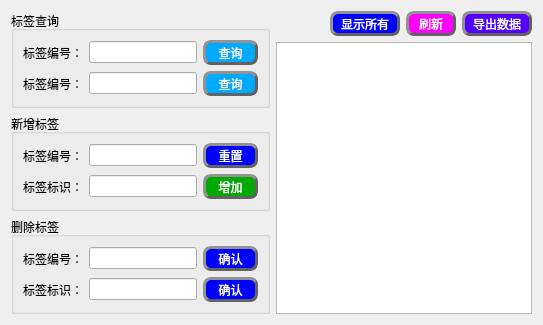
     <widget class="QWidget" name="tab">
      <attribute name="icon">
       <iconset resource="../res/resources.qrc">
        <normaloff>:/icons/s5.png</normaloff>:/icons/s5.png</iconset>
      </attribute>
      <attribute name="title">
       <string/>
      </attribute>
      <layout class="QVBoxLayout" name="verticalLayout_11">
       <item>
        <layout class="QHBoxLayout" name="horizontalLayout_21">
         <item>
          <layout class="QVBoxLayout" name="verticalLayout_10">
           <item>
            <widget class="QGroupBox" name="groupBox_7">
             <property name="sizePolicy">
              <sizepolicy hsizetype="Maximum" vsizetype="Preferred">
               <horstretch>0</horstretch>
               <verstretch>0</verstretch>
              </sizepolicy>
             </property>
             <property name="maximumSize">
              <size>
               <width>16777214</width>
               <height>16777215</height>
              </size>
             </property>
             <property name="styleSheet">
              <string notr="true"/>
             </property>
             <property name="title">
              <string>标签查询</string>
             </property>
             <layout class="QGridLayout" name="gridLayout_11">
              <item row="0" column="0">
               <layout class="QHBoxLayout" name="horizontalLayout_14">
                <item>
                 <widget class="QLabel" name="label_9">
                  <property name="text">
                   <string>标签编号：</string>
                  </property>
                 </widget>
                </item>
                <item>
                 <widget class="QLineEdit" name="lineEdit_9"/>
                </item>
                <item>
                 <widget class="QPushButton" name="pushButton_49">
                  <property name="minimumSize">
                   <size>
                    <width>55</width>
                    <height>25</height>
                   </size>
                  </property>
                  <property name="styleSheet">
                   <string notr="true">QPushButton{
font: 75 10pt &quot;微软雅黑&quot;;
color:rgb(255, 255, 255);
background-color: rgb(0, 170, 255);
border-radius: 8px;
border: 3px groove rgb(98, 98, 98);
border-style: outset;
}
QPushButton:pressed{
border-style: inset;
}
QPushButton:hover{
background-color:rgb(255, 170, 0);
}

</string>
                  </property>
                  <property name="text">
                   <string>查询</string>
                  </property>
                 </widget>
                </item>
               </layout>
              </item>
              <item row="1" column="0">
               <layout class="QHBoxLayout" name="horizontalLayout_15">
                <item>
                 <widget class="QLabel" name="label_10">
                  <property name="text">
                   <string>标签编号：</string>
                  </property>
                 </widget>
                </item>
                <item>
                 <widget class="QLineEdit" name="lineEdit_10"/>
                </item>
                <item>
                 <widget class="QPushButton" name="pushButton_43">
                  <property name="minimumSize">
                   <size>
                    <width>55</width>
                    <height>25</height>
                   </size>
                  </property>
                  <property name="styleSheet">
                   <string notr="true">QPushButton{
font: 75 10pt &quot;微软雅黑&quot;;
color:rgb(255, 255, 255);
background-color: rgb(0, 170, 255);
border-radius: 8px;
border: 3px groove rgb(98, 98, 98);
border-style: outset;
}
QPushButton:pressed{
border-style: inset;
}
QPushButton:hover{
background-color:rgb(255, 170, 0);
}

</string>
                  </property>
                  <property name="text">
                   <string>查询</string>
                  </property>
                 </widget>
                </item>
               </layout>
              </item>
             </layout>
            </widget>
           </item>
           <item>
            <widget class="QGroupBox" name="groupBox_6">
             <property name="sizePolicy">
              <sizepolicy hsizetype="Maximum" vsizetype="Preferred">
               <horstretch>0</horstretch>
               <verstretch>0</verstretch>
              </sizepolicy>
             </property>
             <property name="title">
              <string>新增标签</string>
             </property>
             <layout class="QGridLayout" name="gridLayout_12">
              <item row="0" column="0">
               <layout class="QHBoxLayout" name="horizontalLayout_17">
                <item>
                 <widget class="QLabel" name="label_7">
                  <property name="text">
                   <string>标签编号：</string>
                  </property>
                 </widget>
                </item>
                <item>
                 <widget class="QLineEdit" name="lineEdit_7"/>
                </item>
                <item>
                 <widget class="QPushButton" name="pushButton_46">
                  <property name="minimumSize">
                   <size>
                    <width>55</width>
                    <height>25</height>
                   </size>
                  </property>
                  <property name="styleSheet">
                   <string notr="true">QPushButton{
font: 75 10pt &quot;微软雅黑&quot;;
color:rgb(255, 255, 255);
background-color:rgb(0, 0, 255);
border-radius: 8px;
border: 3px groove rgb(98, 98, 98);
border-style: outset;
}
QPushButton:pressed{
border-style: inset;
}
QPushButton:hover{
background-color:rgb(255, 170, 0);
}

</string>
                  </property>
                  <property name="text">
                   <string>重置</string>
                  </property>
                 </widget>
                </item>
               </layout>
              </item>
              <item row="1" column="0">
               <layout class="QHBoxLayout" name="horizontalLayout_16">
                <item>
                 <widget class="QLabel" name="label_8">
                  <property name="text">
                   <string>标签标识：</string>
                  </property>
                 </widget>
                </item>
                <item>
                 <widget class="QLineEdit" name="lineEdit_8"/>
                </item>
                <item>
                 <widget class="QPushButton" name="pushButton_41">
                  <property name="minimumSize">
                   <size>
                    <width>55</width>
                    <height>25</height>
                   </size>
                  </property>
                  <property name="styleSheet">
                   <string notr="true">QPushButton{
font: 75 10pt &quot;微软雅黑&quot;;
color:rgb(255, 255, 255);
background-color: rgb(0, 170, 0);
border-radius: 8px;
border: 3px groove rgb(98, 98, 98);
border-style: outset;
}
QPushButton:pressed{
border-style: inset;
}
QPushButton:hover{
background-color:rgb(255, 170, 0);
}

</string>
                  </property>
                  <property name="text">
                   <string>增加</string>
                  </property>
                 </widget>
                </item>
               </layout>
              </item>
             </layout>
            </widget>
           </item>
           <item>
            <widget class="QGroupBox" name="groupBox_8">
             <property name="sizePolicy">
              <sizepolicy hsizetype="Maximum" vsizetype="Preferred">
               <horstretch>0</horstretch>
               <verstretch>0</verstretch>
              </sizepolicy>
             </property>
             <property name="title">
              <string>删除标签</string>
             </property>
             <layout class="QGridLayout" name="gridLayout_13">
              <item row="0" column="0">
               <layout class="QHBoxLayout" name="horizontalLayout_19">
                <item>
                 <widget class="QLabel" name="label_12">
                  <property name="text">
                   <string>标签编号：</string>
                  </property>
                 </widget>
                </item>
                <item>
                 <widget class="QLineEdit" name="lineEdit_12"/>
                </item>
                <item>
                 <widget class="QPushButton" name="pushButton_45">
                  <property name="minimumSize">
                   <size>
                    <width>55</width>
                    <height>25</height>
                   </size>
                  </property>
                  <property name="styleSheet">
                   <string notr="true">QPushButton{
font: 75 10pt &quot;微软雅黑&quot;;
color:rgb(255, 255, 255);
background-color:rgb(0, 0, 255);
border-radius: 8px;
border: 3px groove rgb(98, 98, 98);
border-style: outset;
}
QPushButton:pressed{
border-style: inset;
}
QPushButton:hover{
background-color:rgb(255, 170, 0);
}

</string>
                  </property>
                  <property name="text">
                   <string>确认</string>
                  </property>
                 </widget>
                </item>
               </layout>
              </item>
              <item row="1" column="0">
               <layout class="QHBoxLayout" name="horizontalLayout_18">
                <item>
                 <widget class="QLabel" name="label_11">
                  <property name="text">
                   <string>标签标识：</string>
                  </property>
                 </widget>
                </item>
                <item>
                 <widget class="QLineEdit" name="lineEdit_11"/>
                </item>
                <item>
                 <widget class="QPushButton" name="pushButton_44">
                  <property name="minimumSize">
                   <size>
                    <width>55</width>
                    <height>25</height>
                   </size>
                  </property>
                  <property name="styleSheet">
                   <string notr="true">QPushButton{
font: 75 10pt &quot;微软雅黑&quot;;
color:rgb(255, 255, 255);
background-color:rgb(0, 0, 255);
border-radius: 8px;
border: 3px groove rgb(98, 98, 98);
border-style: outset;
}
QPushButton:pressed{
border-style: inset;
}
QPushButton:hover{
background-color:rgb(255, 170, 0);
}

</string>
                  </property>
                  <property name="text">
                   <string>确认</string>
                  </property>
                 </widget>
                </item>
               </layout>
              </item>
             </layout>
            </widget>
           </item>
          </layout>
         </item>
         <item>
          <layout class="QGridLayout" name="gridLayout_14">
           <item row="0" column="0">
            <layout class="QHBoxLayout" name="horizontalLayout_20">
             <item>
              <spacer name="horizontalSpacer_8">
               <property name="orientation">
                <enum>Qt::Horizontal</enum>
               </property>
               <property name="sizeHint" stdset="0">
                <size>
                 <width>40</width>
                 <height>20</height>
                </size>
               </property>
              </spacer>
             </item>
             <item>
              <widget class="QPushButton" name="pushButton_48">
               <property name="minimumSize">
                <size>
                 <width>70</width>
                 <height>25</height>
                </size>
               </property>
               <property name="styleSheet">
                <string notr="true">QPushButton{
font: 75 10pt &quot;微软雅黑&quot;;
color:rgb(255, 255, 255);
background-color:rgb(0, 0, 255);
border-radius: 8px;
border: 3px groove rgb(98, 98, 98);
border-style: outset;
}
QPushButton:pressed{
border-style: inset;
}
QPushButton:hover{
background-color:rgb(255, 170, 0);
}

</string>
               </property>
               <property name="text">
                <string>显示所有</string>
               </property>
              </widget>
             </item>
             <item>
              <widget class="QPushButton" name="pushButton_40">
               <property name="minimumSize">
                <size>
                 <width>50</width>
                 <height>25</height>
                </size>
               </property>
               <property name="styleSheet">
                <string notr="true">QPushButton{
font: 75 10pt &quot;微软雅黑&quot;;
color:rgb(255, 255, 255);
background-color:rgb(255, 0, 255);
border-radius: 8px;
border: 3px groove rgb(98, 98, 98);
border-style: outset;
}
QPushButton:pressed{
border-style: inset;
}
QPushButton:hover{
background-color:rgb(255, 170, 0);
}

</string>
               </property>
               <property name="text">
                <string>刷新</string>
               </property>
              </widget>
             </item>
             <item>
              <widget class="QPushButton" name="pushButton_47">
               <property name="minimumSize">
                <size>
                 <width>70</width>
                 <height>25</height>
                </size>
               </property>
               <property name="styleSheet">
                <string notr="true">QPushButton{
font: 75 10pt &quot;微软雅黑&quot;;
color:rgb(255, 255, 255);
background-color:rgb(85, 0, 255);
border-radius: 8px;
border: 3px groove rgb(98, 98, 98);
border-style: outset;
}
QPushButton:pressed{
border-style: inset;
}
QPushButton:hover{
background-color:rgb(255, 170, 0);
}

</string>
               </property>
               <property name="text">
                <string>导出数据</string>
               </property>
              </widget>
             </item>
            </layout>
           </item>
           <item row="1" column="0">
            <widget class="QTableView" name="tableView_7">
             <property name="sizePolicy">
              <sizepolicy hsizetype="Expanding" vsizetype="Expanding">
               <horstretch>0</horstretch>
               <verstretch>0</verstretch>
              </sizepolicy>
             </property>
             <property name="styleSheet">
              <string notr="true">border-image: url(:/icons/人员定位.png);</string>
             </property>
            </widget>
           </item>
          </layout>
         </item>
        </layout>
       </item>
      </layout>
      <zorder></zorder>
     </widget>
